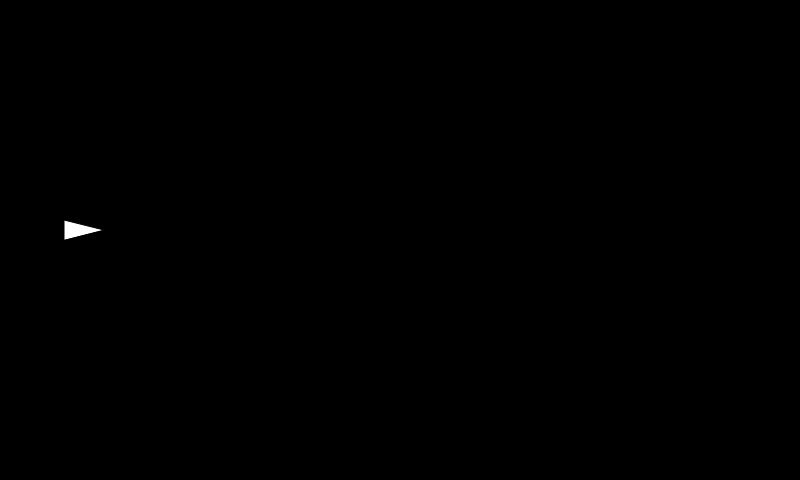
Frame 1 (no input)
Frame 60 (no input): identical to frame 1, image omitted
Frame 120 (the mouse pressed at the canvas centre since frame 60): identical to frame 1, image omitted

The p5.js sketch that drew this single still picture (run headless with seeded random() and noise() and a simulated clock; from frame 60 on, the mouse is pressed at the canvas centre):

// p5.js sketch
// ── sketch.js
var ship;

function setup() {
    createCanvas(800, 480);
    ship = new Ship();
}

function draw() {
    background(0);
	ship.update();
    ship.show();
	if (keyIsDown(UP_ARROW)) {
		ship.up();
	}
	if (keyIsDown(DOWN_ARROW)) {
		ship.down();
	}
	if (keyIsDown(RIGHT_ARROW)) {
		ship.right();
	}
	if (keyIsDown(LEFT_ARROW)) {
		ship.left();
	}
}

// ── level.js
function Level() {
    this.top = 10;
    this.bottom = 10;
    this.x = width;
    this.w = 20;
    this.speed = 1;

    this.show = function() {
        fill(255);
        rect(this.x, 0, this.w, this.top);
        rect(this.x, height-this.bottom, this.w, this.bottom);
    }

    this.update = function() {
        this.x -= this.speed;
    }
}

// ── ship.js
function Ship() {
    this.y = height/2;
    this.x = 64;
    this.show = function() {
        fill(255);
        triangle(this.x, this.y, this.x, this.y-20, this.x+40, this.y-10);
    }

    this.up = function() {
        this.y = this.y - 10;
    }

    this.down = function() {
        this.y = this.y + 10;
    }

    this.right = function() {
        this.x = this.x + 10;
    }

    this.left = function() {
        this.x = this.x - 10;
    }
    
    this.update = function() {
        if (this.y > height) {
            this.y = height;
        }
        if (this.y < 0) {
            this.y = 0;
        }
    }
}
